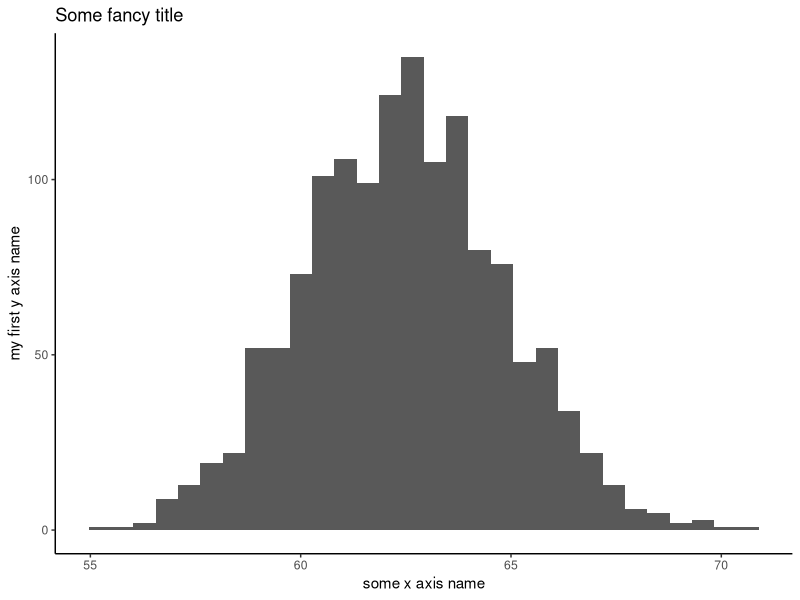
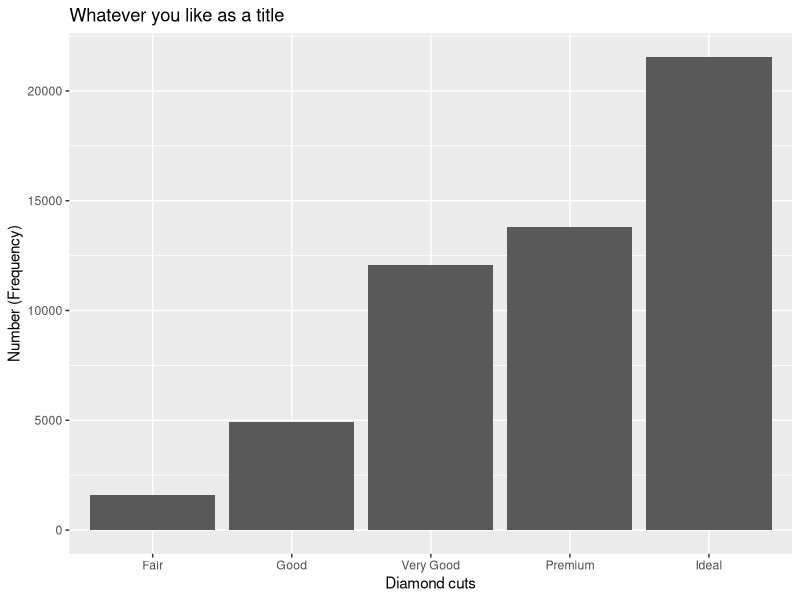
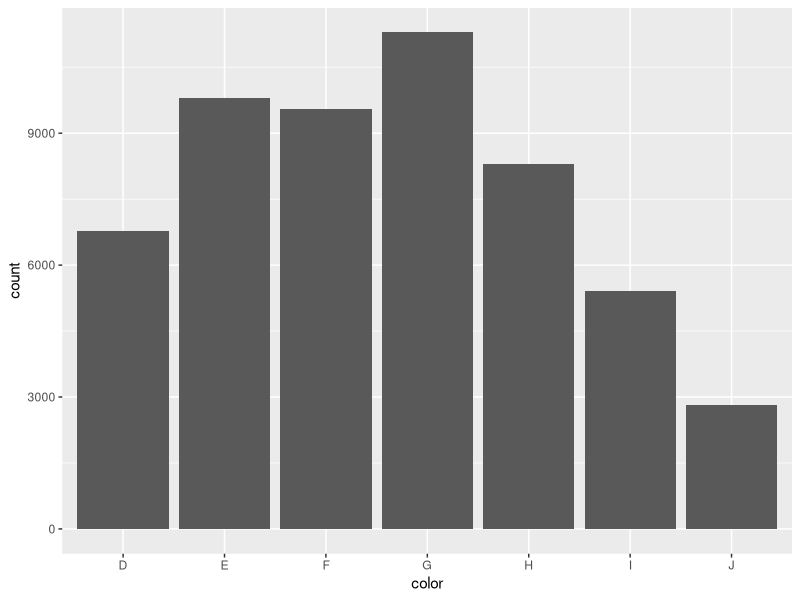
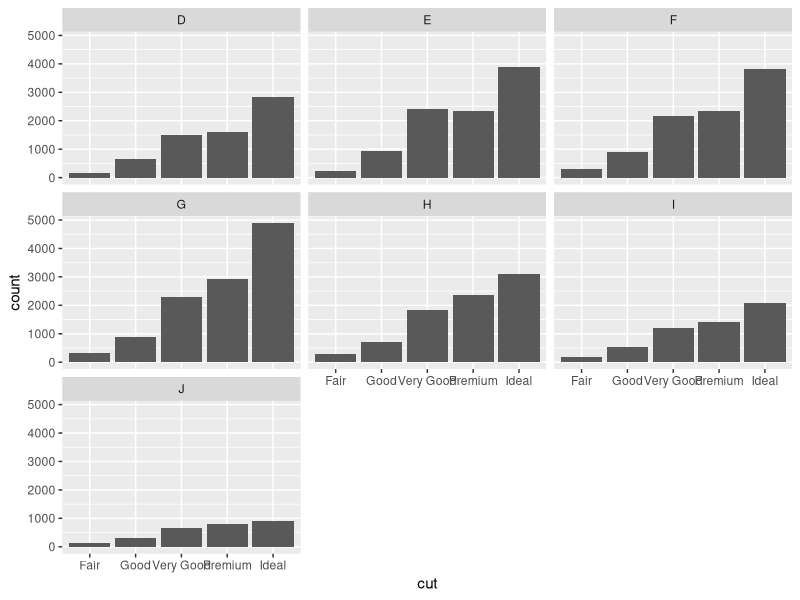
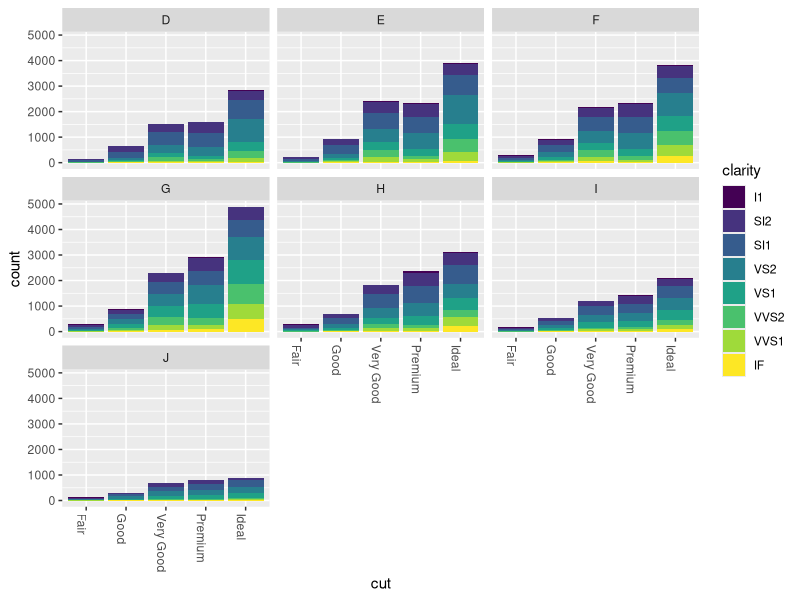
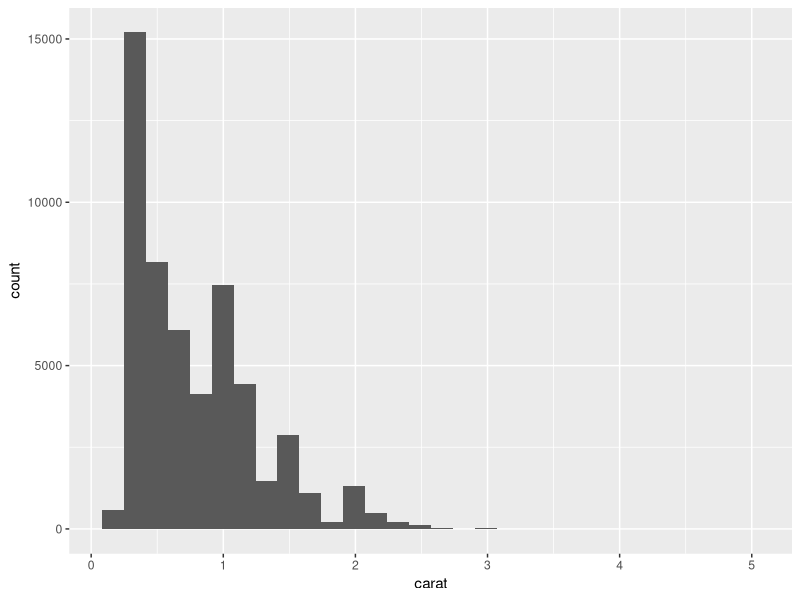

These figures' R source, in order:
## ---- chunk 1
knitr::opts_chunk$set(echo = TRUE)
## ---- chunk 2
first_name <- c("Lisa", "John", "Chuck", "Matt")
last_name <- c("Simpson", "Smith", "Williams", "June")
age_yrs <- c(8, 42, 81, 23)

length(first_name)
last_name[3]
last_name[c(3, 4)]

book <- data.frame(first = first_name, 
                   last = last_name,
                   age = age_yrs)

dim(book)

nrow(book)
ncol(book)

dim(book)

book[2, 2]

book$age

book[, 3]

book[1:3, 2:3]
## ---- chunk 3
gender <- c("Female", "Male", "Male", "Unknown")
book$sex <- gender

book$remark <- "friend"

book$extra <- c("A", "B")

df <- data.frame(a = 1:6, b = "some random")

df$third <- c("aa", "bb", "cc")

df$fourth <- c("xxx", "zzz")

## ---- chunk 4
d <- read.table(file = "heights.txt", header = TRUE, sep = " ")
## ---- chunk 5
dim(d)

names(d)

head(d)
tail(d)

vec <- 1:100
head(vec)
tail(vec)
## ---- chunk 6
library(tidyverse)

g1 <- ggplot(d, aes(x = Mheight)) + 
  geom_histogram() +
  theme_classic() +
  ggtitle("Some fancy title") +
  xlab("some x axis name") +
  ylab("my first y axis name")

print(g1)
## ---- chunk 7
library(tidyverse)

df <- diamonds ## diamonds comes with ggplot2
dim(df)
## ---- chunk 8
g <- ggplot(data = df, aes(x = cut)) + 
  geom_bar() + 
  ggtitle("Whatever you like as a title") +
  xlab("Diamond cuts") +
  ylab("Number (Frequency)") 

print(g)
## ---- chunk 9
ggplot(data = df, aes(x = color)) + geom_bar() 

ggplot(df, aes(cut)) + ## can omit 'data = ' and 'x = '
  geom_bar() +
  facet_wrap(~color)
## ---- chunk 10
ggplot(df, aes(cut, fill = clarity)) + ## can omit 'data = ' and 'x = '
  geom_bar() +
  facet_wrap(~color) +
  theme(axis.text.x = element_text(angle = -90, hjust = 0))
## ---- chunk 11
ggplot(df, aes(carat)) +
  geom_histogram(bins = 30)

?quantile

sqrt(5.546511)
